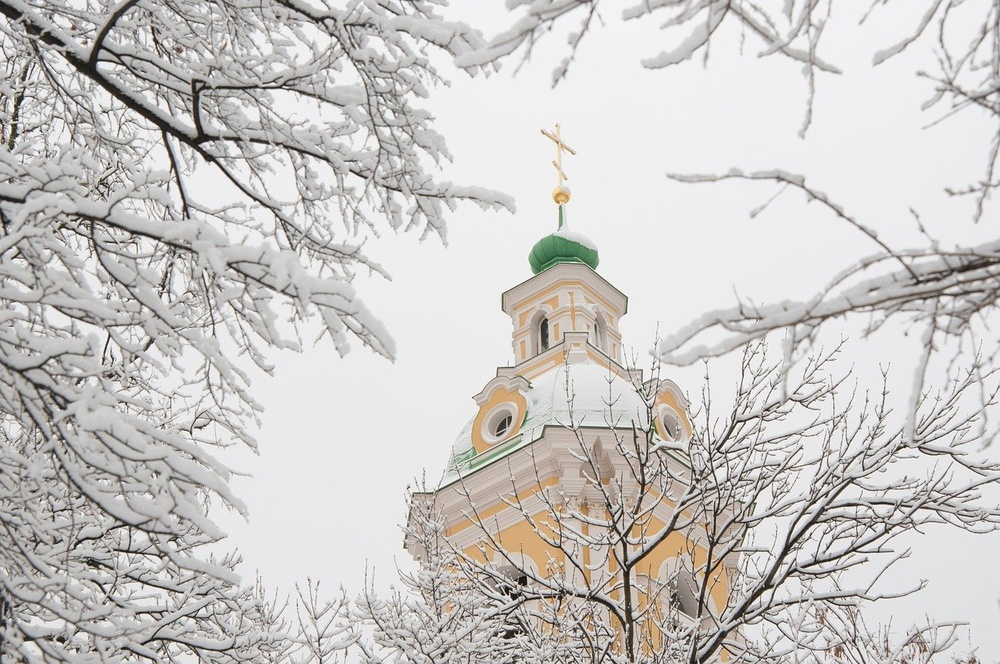
#> input picture spatial_filtering/task4.jpg, 1000 x 664 px, shrunk from 1280 x 850 before the run
$ python main4.py
#> lines starting #> are read from the running program, lines starting #| are printed output that depends on the picture
import cv2
import matplotlib.pyplot as plt

img = cv2.imread("task4.jpg")
#> img is the input picture: shape (664, 1000, 3); mean B, G, R 197.7, 199.8, 202.5
img = cv2.cvtColor(img, cv2.COLOR_BGR2RGB)

blured_img = cv2.GaussianBlur(img, (11, 3), 3)
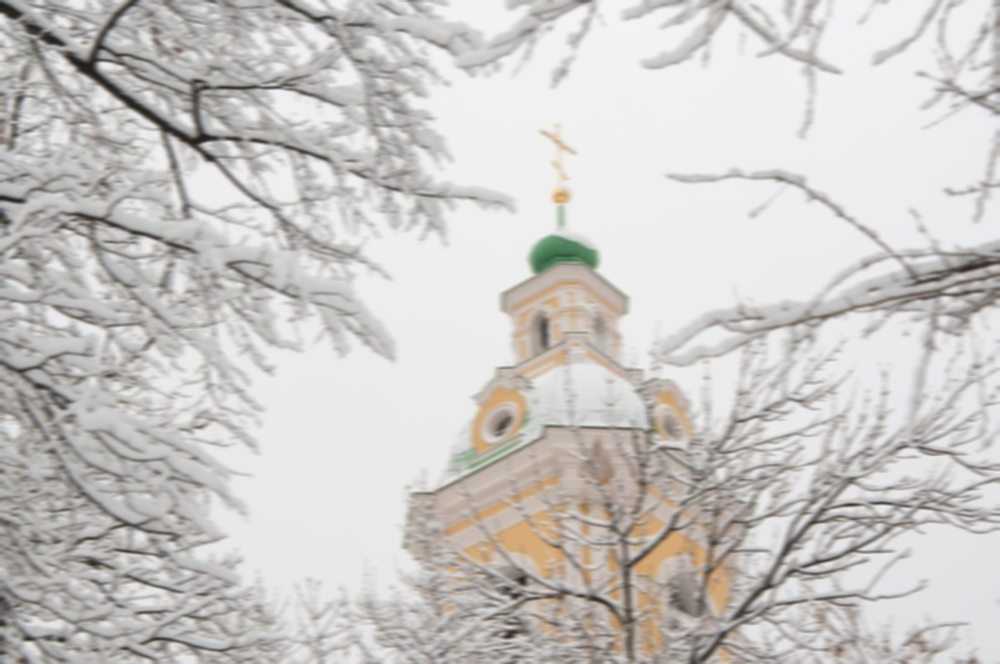
#> blured_img: shape (664, 1000, 3); mean R, G, B 202.5, 199.8, 197.7
cv2.imwrite("task4_out.jpg", cv2.cvtColor(img - blured_img, cv2.COLOR_RGB2BGR))
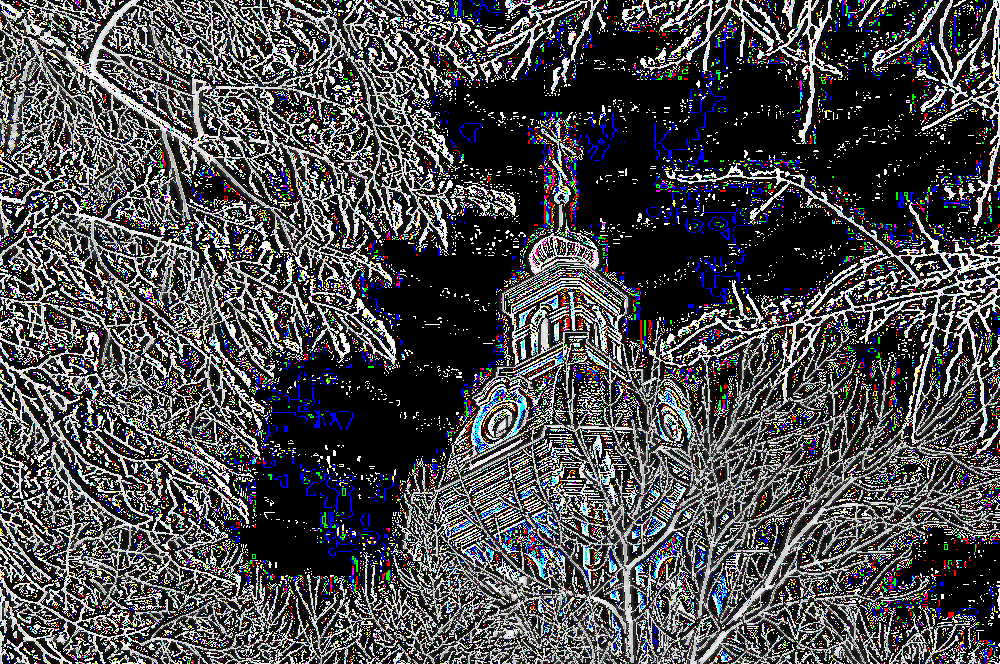
#> saved as task4_out.jpg: shape (664, 1000, 3); mean B, G, R 77.1, 74.5, 74.9

$ run again, with spatial_filtering/task1.jpg copied over spatial_filtering/task4.jpg
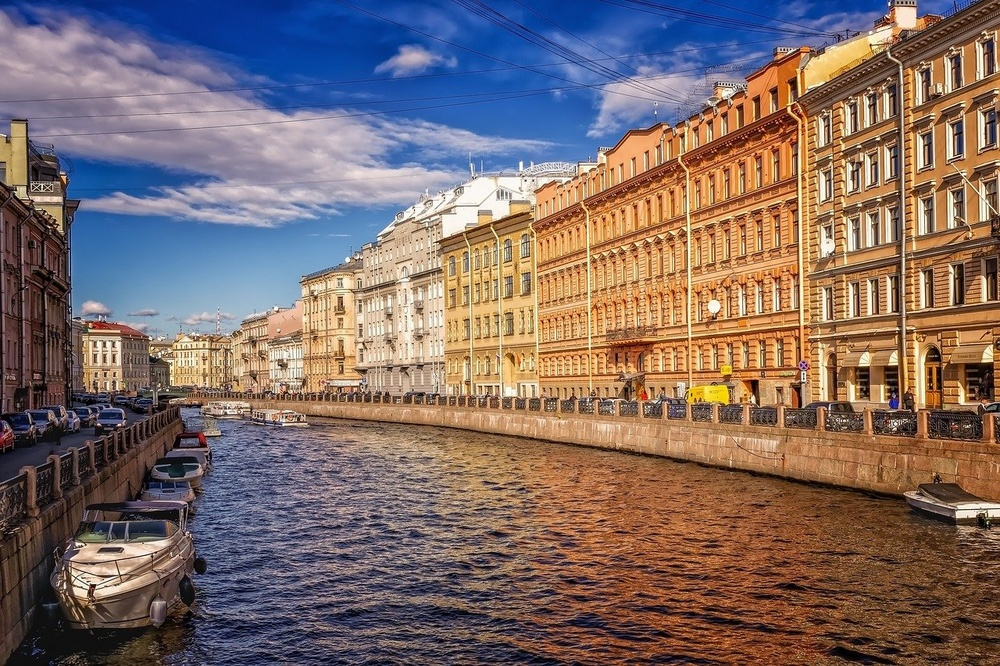
#> input picture spatial_filtering/task1.jpg, 1000 x 666 px, shrunk from 1280 x 853 before the run
#> img is the input picture: shape (666, 1000, 3); mean B, G, R 103.8, 107.7, 126
#> `blured_img = cv2.GaussianBlur(img, (11, 3), 3)`:
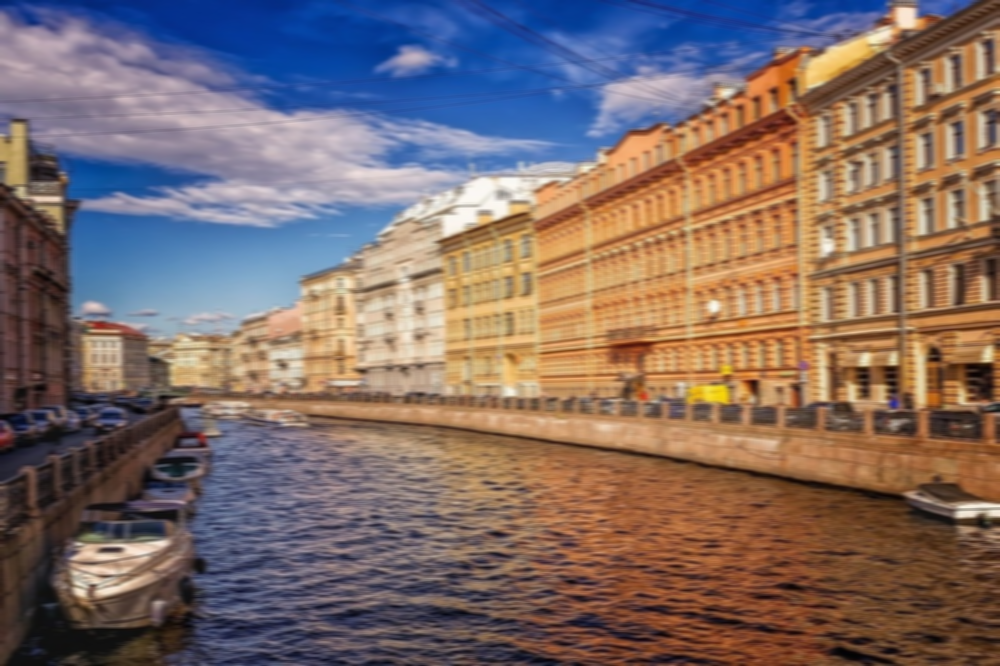
#> blured_img: shape (666, 1000, 3); mean R, G, B 126, 107.7, 103.8
#> `cv2.imwrite("task4_out.jpg", cv2.cvtColor(img - blured_img, cv2.COLOR_..`:
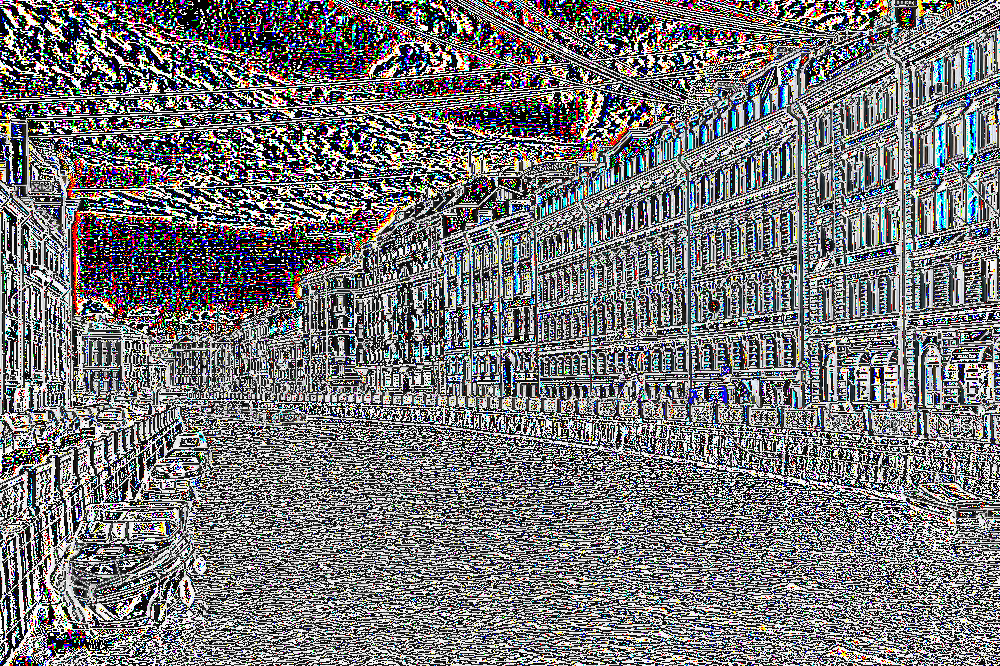
#> saved as task4_out.jpg: shape (666, 1000, 3); mean B, G, R 119.9, 118.1, 118

$ run again, with spatial_filtering/task2.jpg copied over spatial_filtering/task4.jpg
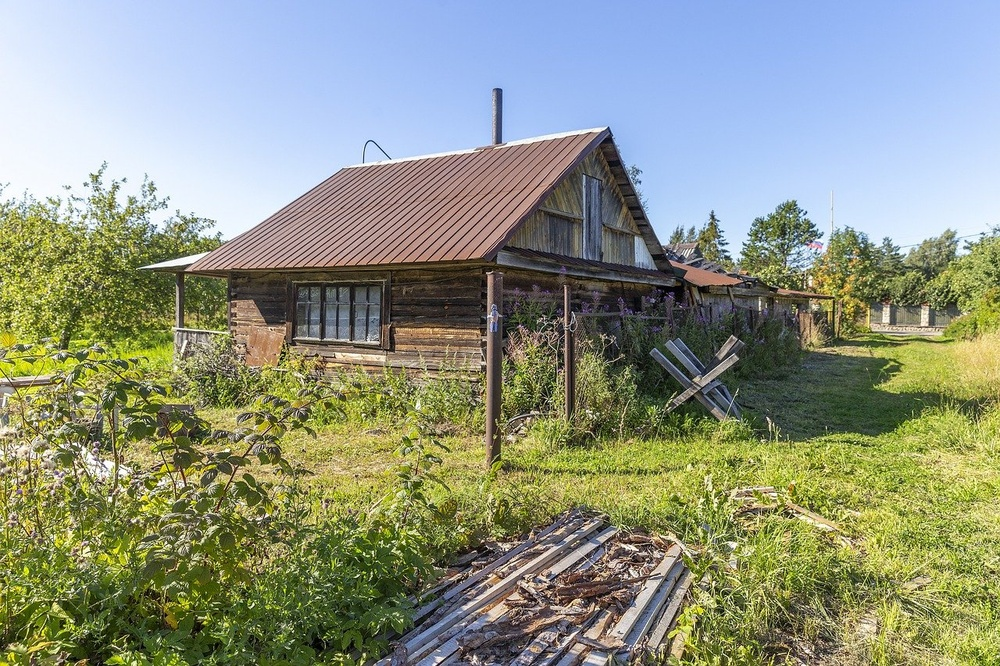
#> input picture spatial_filtering/task2.jpg, 1000 x 666 px, shrunk from 1280 x 853 before the run
#> img is the input picture: shape (666, 1000, 3); mean B, G, R 129.8, 148.5, 141.8
#> `blured_img = cv2.GaussianBlur(img, (11, 3), 3)`:
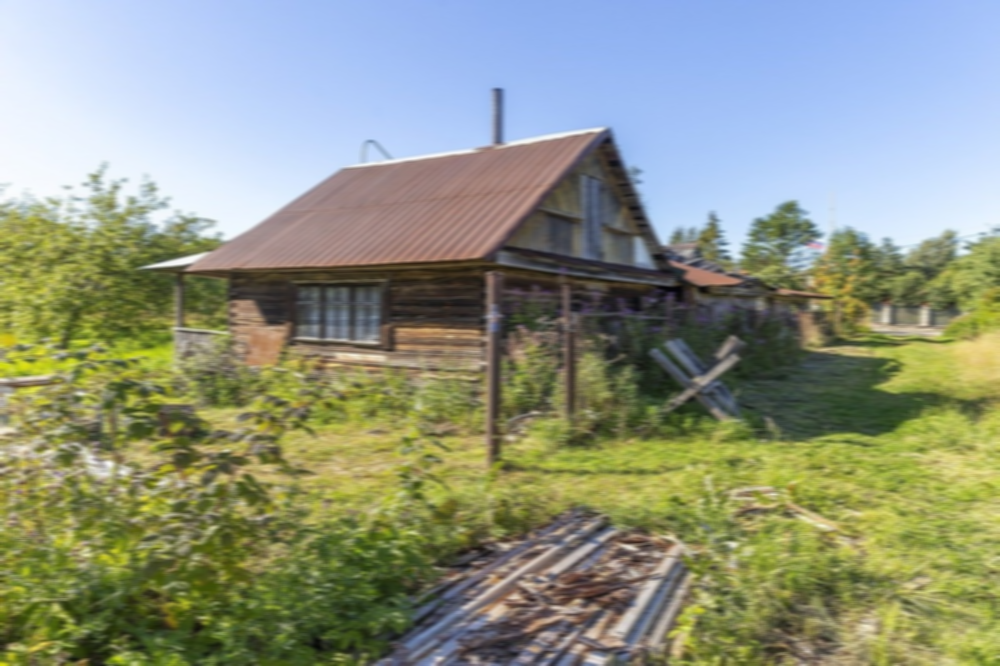
#> blured_img: shape (666, 1000, 3); mean R, G, B 141.8, 148.5, 129.8
#> `cv2.imwrite("task4_out.jpg", cv2.cvtColor(img - blured_img, cv2.COLOR_..`:
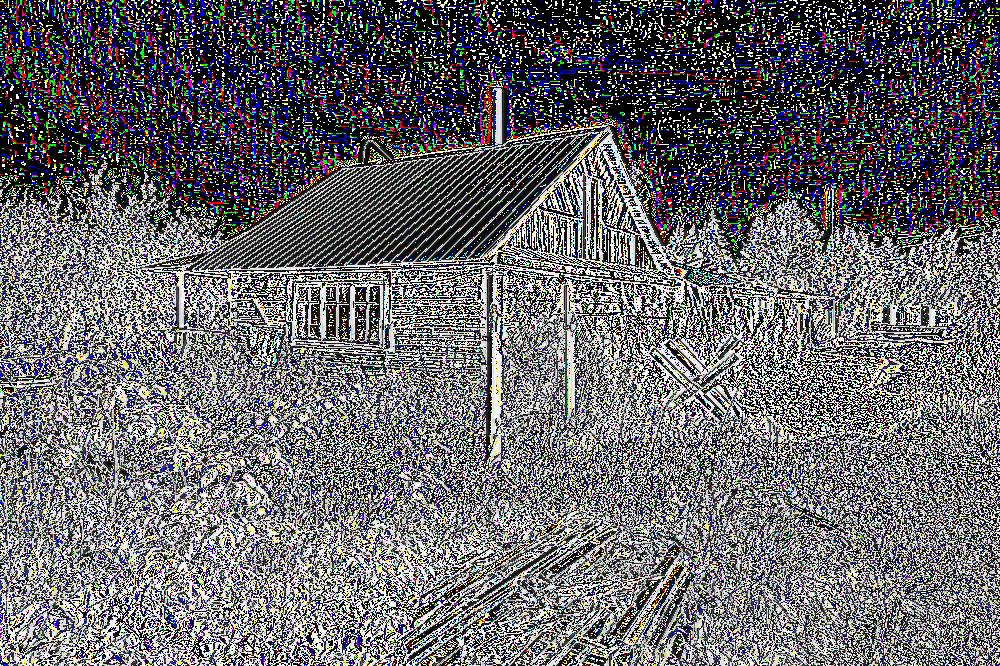
#> saved as task4_out.jpg: shape (666, 1000, 3); mean B, G, R 107.3, 103.6, 104.4
